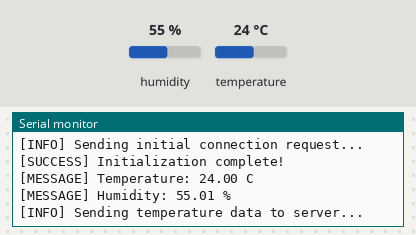
The sketch below on a simulated ESP8266 (NodeMCU). Parts: the last lines printed to the serial monitor. Wiring (inferred from the names in the program): HTU21/Si7021 sensor at I2C address 0x40. The test bench sets the inputs (shaded band); at power-on: humidity 55 %, temperature 24 °C. WiFi joins after 1.5 s; servers stay silent unless stated; uploads are accepted with an empty reply.

Above: at 3.7 s.
3.8 s: humidity set to 22 %
At 4.3 s:
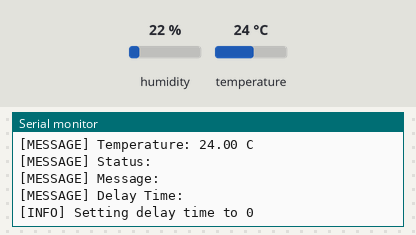
5.6 s: temperature set to 12 °C
At 7.2 s:
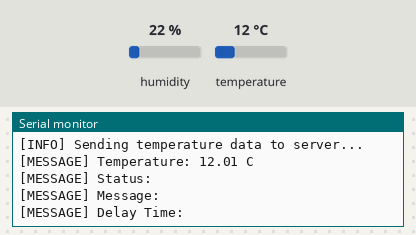
7.4 s: humidity set to 40 %
At 7.56 s:
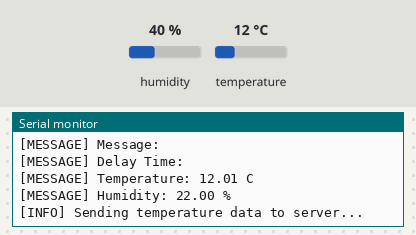
Timing chart, 0 to 10.4 s (numbered marks = the images above; inputs shaded):
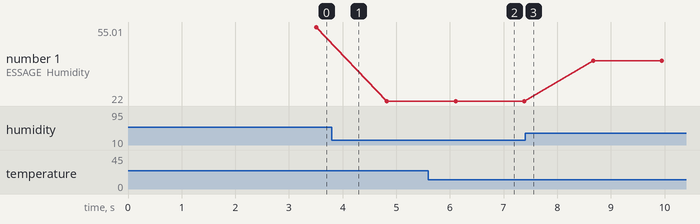

The sketch:

temperature.ino
```cpp
#include <ESP8266HTTPClient.h>
#include <ESP8266WiFi.h>
#include <Wire.h>

// SI7021 I2C address
#define si7021Addr 0x40

// Wi-Fi credentials
const char* SSID = "EE_GROUP_8";
const char* PASSWORD = "cyrusdavebading_123";
const char* SERVER_IP = "10.3.141.1";
const int SERVER_PORT = 8000;
const char* SENSOR_NAME = "TEMP_ONE";

// Delay between each temperature reading in milliseconds
unsigned long DELAY = 1000;

String SERVER_URL = "http://" + String(SERVER_IP) + ":" + String(SERVER_PORT) + "/api/esp82/temperature/";
String INIT_URL = "http://" + String(SERVER_IP) + ":" + String(SERVER_PORT) + "/api/esp82/initial/";

void SerialLogging(int status, String message){
    if (status == 0){
        Serial.println("[ERROR] " + message);
    } else if (status == 1){
        Serial.println("[SUCCESS] " + message);
    } else if (status == 2){
        Serial.println("[INFO] " + message);
    } else {
        Serial.println("[MESSAGE] " + message);
    }
}


String* processResult(String input, int &size) {
    const int MAX_PARTS = 3;
    static String parts[MAX_PARTS];
    size = 0;

    int start = 0;
    int end = input.indexOf('|');

    while (end != -1 && size < MAX_PARTS) {
        parts[size++] = input.substring(start, end);
        start = end + 1;
        end = input.indexOf('|', start);
    }

    if (size < MAX_PARTS) {
        parts[size++] = input.substring(start);
    }

    return parts;
}

void connectWiFi() {
    SerialLogging(2, "Connecting to WiFi...");
    WiFi.begin(SSID, PASSWORD);

    int retries = 0;
    while (WiFi.status() != WL_CONNECTED && retries < 20) {
        delay(1000);
        Serial.print(".");
        retries++;
    }

    if (WiFi.status() == WL_CONNECTED) {
        SerialLogging(1, "Connected to WiFi!");
        SerialLogging(1, "IP Address: " + WiFi.localIP().toString());
    } else {
        SerialLogging(0, "Failed to connect to WiFi. Restarting...");
        ESP.restart();
    }
}

int initial_connection(){

    if (WiFi.status() != WL_CONNECTED){
        connectWiFi();
    }
    HTTPClient http;
    WiFiClient client;

    SerialLogging(2, "Sending initial connection request...");
    http.begin(client, INIT_URL);
    http.addHeader("Content-Type", "application/x-www-form-urlencoded");
    String post_data = "name=" + String(SENSOR_NAME) + "&battery_level=100&sensor_type=temperature";

    int http_response_code = http.POST(post_data);
    String response = http.getString();
    int size = 3;

    String* parts = processResult(response, size);
    int delayTime = parts[2].toInt();

    if (delayTime > 0){
        SerialLogging(2, "Setting delay time to " + String(delayTime));
        DELAY = delayTime;
    }

    http.end();
    if (http_response_code > 0){
        return 1;
    } else {
        return 0;
    }


}

void setup() {
    Serial.begin(9600);
    Wire.begin();
    WiFi.mode(WIFI_STA);
    connectWiFi();

    Wire.beginTransmission(si7021Addr);
    Wire.endTransmission();
    delay(300);
    int initData = 0;
    while (initData == 0){
        initData = initial_connection();
    }
    SerialLogging(1, "Initialization complete!");
}

void sendTemperature(float celsiusTemp, float humidity) {
    if (WiFi.status() != WL_CONNECTED) {
        connectWiFi();  // Reconnect if disconnected
    }

    HTTPClient http;
    WiFiClient client;

    SerialLogging(2, "Sending temperature data to server...");
    http.begin(client, SERVER_URL);
    http.addHeader("Content-Type", "application/x-www-form-urlencoded");

    String postData = "temperature=" + String(celsiusTemp) + "&name=" + String(SENSOR_NAME) + "&battery_level=100&humidity=" + String(humidity);

    int httpResponseCode = http.POST(postData);
    if (httpResponseCode > 0) {
        String response = http.getString();
        int size = 3;

        String* parts = processResult(response, size);

        String status = parts[0];
        String message = parts[1];
        String delayTimeStr = parts[2];
        int delayTime = delayTimeStr.toInt();


        SerialLogging(4, "Temperature: " + String(celsiusTemp) + " C");
        SerialLogging(4, "Status: " + status);
        SerialLogging(4, "Message: " + message);
        SerialLogging(4, "Delay Time: " + delayTime);
        Serial.println();

        // Update the delay time if the response contains a valid delay time
        if (delayTime != DELAY) {
            SerialLogging(2, "Setting delay time to " + String(delayTime));
            DELAY = delayTime;
        }
    } else {
        SerialLogging(0, "Failed to send temperature data. HTTP Response Code: " + String(httpResponseCode));
    }

    http.end();
}

void loop() {
    unsigned int data[2];

    // Request humidity measurement
    Wire.beginTransmission(si7021Addr);
    Wire.write(0xF5);
    Wire.endTransmission();
    delay(500);

    // Read humidity data
    Wire.requestFrom(si7021Addr, 2);
    float humidity = 0.0;
    if (Wire.available() == 2) {
        data[0] = Wire.read();
        data[1] = Wire.read();
        // Convert humidity data
        float rawHumidity = ((data[0] * 256.0) + data[1]);
        humidity = ((125.0 * rawHumidity) / 65536.0) - 6.0;
    }

    // Request temperature measurement
    Wire.beginTransmission(si7021Addr);
    Wire.write(0xF3);
    Wire.endTransmission();
    delay(500);

    // Read temperature data
    Wire.requestFrom(si7021Addr, 2);
    float celsiusTemp = 0.0;
    if (Wire.available() == 2) {
        data[0] = Wire.read();
        data[1] = Wire.read();
        // Convert temperature data
        float temp = ((data[0] * 256.0) + data[1]);
        celsiusTemp = ((175.72 * temp) / 65536.0) - 46.85;
    }

    // Print to Serial
    SerialLogging(4, "Temperature: " + String(celsiusTemp) + " C");
    SerialLogging(4, "Humidity: " + String(humidity) + " %");

    // Send the temperature data to the server
    sendTemperature(celsiusTemp, humidity);

    delay(DELAY);
}
```

Measured:
- after the input at 5.6 s, the serial monitor: prints a new line after 0.51 s (image 2)
- plotted number 1: 55.01 → 22 after the input at 3.8 s, 22 → 40.01 after the input at 7.4 s
